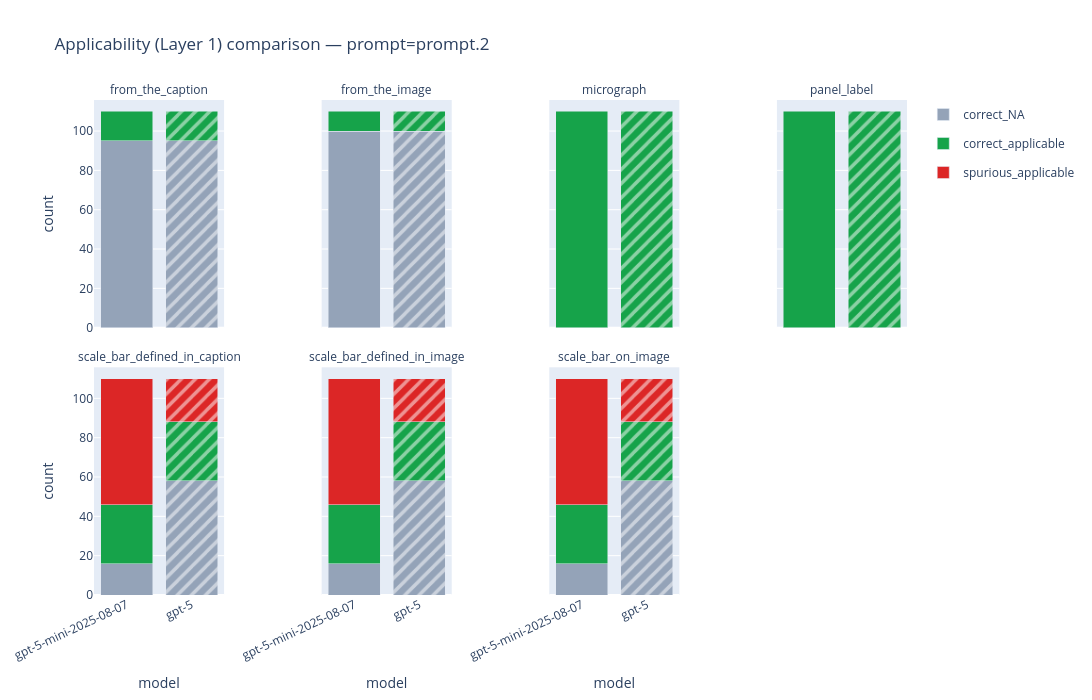

The notebook cell saved with this chart:
### Code cell
fig_layer1_model = plot_comparison_layer1(
    summaries,
    compare="model",
    prompt=PROMPT,
)
fig_layer1_model.update_layout(
    height=LAYER1_FIG_HEIGHT,
    width=LAYER1_FIG_WIDTH,
    autosize=True,
)
fig_layer1_model.show()

### Figure 1 — Plotly figure (JSON) as saved in the notebook; plotly's stock layout.template omitted (floating-point values rounded to 4 significant figures)
{"data": [{"customdata": [["from_the_caption", "gpt-5-mini-2025-08-07"], ["from_the_caption", "gpt-5"]], "hovertemplate": "field=%{customdata[0]}<br>model=%{customdata[1]}<br>correct_NA=%{y}<extra></extra>", "legendgroup": "correct_NA", "marker": {"color": "#94a3b8", "pattern": {"fgcolor": "#ffffff", "shape": ["", "/"], "solidity": 0.35}}, "name": "correct_NA", "showlegend": true, "type": "bar", "x": ["gpt-5-mini-2025-08-07", "gpt-5"], "xaxis": "x", "y": [95, 95], "yaxis": "y"}, {"customdata": [["from_the_caption", "gpt-5-mini-2025-08-07"], ["from_the_caption", "gpt-5"]], "hovertemplate": "field=%{customdata[0]}<br>model=%{customdata[1]}<br>correct_applicable=%{y}<extra></extra>", "legendgroup": "correct_applicable", "marker": {"color": "#16a34a", "pattern": {"fgcolor": "#ffffff", "shape": ["", "/"], "solidity": 0.35}}, "name": "correct_applicable", "showlegend": true, "type": "bar", "x": ["gpt-5-mini-2025-08-07", "gpt-5"], "xaxis": "x", "y": [15, 15], "yaxis": "y"}, {"customdata": [["from_the_image", "gpt-5-mini-2025-08-07"], ["from_the_image", "gpt-5"]], "hovertemplate": "field=%{customdata[0]}<br>model=%{customdata[1]}<br>correct_NA=%{y}<extra></extra>", "legendgroup": "correct_NA", "marker": {"color": "#94a3b8", "pattern": {"fgcolor": "#ffffff", "shape": ["", "/"], "solidity": 0.35}}, "name": "correct_NA", "showlegend": false, "type": "bar", "x": ["gpt-5-mini-2025-08-07", "gpt-5"], "xaxis": "x2", "y": [100, 100], "yaxis": "y2"}, {"customdata": [["from_the_image", "gpt-5-mini-2025-08-07"], ["from_the_image", "gpt-5"]], "hovertemplate": "field=%{customdata[0]}<br>model=%{customdata[1]}<br>correct_applicable=%{y}<extra></extra>", "legendgroup": "correct_applicable", "marker": {"color": "#16a34a", "pattern": {"fgcolor": "#ffffff", "shape": ["", "/"], "solidity": 0.35}}, "name": "correct_applicable", "showlegend": false, "type": "bar", "x": ["gpt-5-mini-2025-08-07", "gpt-5"], "xaxis": "x2", "y": [10, 10], "yaxis": "y2"}, {"customdata": [["micrograph", "gpt-5-mini-2025-08-07"], ["micrograph", "gpt-5"]], "hovertemplate": "field=%{customdata[0]}<br>model=%{customdata[1]}<br>correct_applicable=%{y}<extra></extra>", "legendgroup": "correct_applicable", "marker": {"color": "#16a34a", "pattern": {"fgcolor": "#ffffff", "shape": ["", "/"], "solidity": 0.35}}, "name": "correct_applicable", "showlegend": false, "type": "bar", "x": ["gpt-5-mini-2025-08-07", "gpt-5"], "xaxis": "x3", "y": [110, 110], "yaxis": "y3"}, {"customdata": [["panel_label", "gpt-5-mini-2025-08-07"], ["panel_label", "gpt-5"]], "hovertemplate": "field=%{customdata[0]}<br>model=%{customdata[1]}<br>correct_applicable=%{y}<extra></extra>", "legendgroup": "correct_applicable", "marker": {"color": "#16a34a", "pattern": {"fgcolor": "#ffffff", "shape": ["", "/"], "solidity": 0.35}}, "name": "correct_applicable", "showlegend": false, "type": "bar", "x": ["gpt-5-mini-2025-08-07", "gpt-5"], "xaxis": "x4", "y": [110, 110], "yaxis": "y4"}, {"customdata": [["scale_bar_defined_in_caption", "gpt-5-mini-2025-08-07"], ["scale_bar_defined_in_caption", "gpt-5"]], "hovertemplate": "field=%{customdata[0]}<br>model=%{customdata[1]}<br>correct_NA=%{y}<extra></extra>", "legendgroup": "correct_NA", "marker": {"color": "#94a3b8", "pattern": {"fgcolor": "#ffffff", "shape": ["", "/"], "solidity": 0.35}}, "name": "correct_NA", "showlegend": false, "type": "bar", "x": ["gpt-5-mini-2025-08-07", "gpt-5"], "xaxis": "x5", "y": [16, 58], "yaxis": "y5"}, {"customdata": [["scale_bar_defined_in_caption", "gpt-5-mini-2025-08-07"], ["scale_bar_defined_in_caption", "gpt-5"]], "hovertemplate": "field=%{customdata[0]}<br>model=%{customdata[1]}<br>correct_applicable=%{y}<extra></extra>", "legendgroup": "correct_applicable", "marker": {"color": "#16a34a", "pattern": {"fgcolor": "#ffffff", "shape": ["", "/"], "solidity": 0.35}}, "name": "correct_applicable", "showlegend": false, "type": "bar", "x": ["gpt-5-mini-2025-08-07", "gpt-5"], "xaxis": "x5", "y": [30, 30], "yaxis": "y5"}, {"customdata": [["scale_bar_defined_in_caption", "gpt-5-mini-2025-08-07"], ["scale_bar_defined_in_caption", "gpt-5"]], "hovertemplate": "field=%{customdata[0]}<br>model=%{customdata[1]}<br>spurious_applicable=%{y}<extra></extra>", "legendgroup": "spurious_applicable", "marker": {"color": "#dc2626", "pattern": {"fgcolor": "#ffffff", "shape": ["", "/"], "solidity": 0.35}}, "name": "spurious_applicable", "showlegend": true, "type": "bar", "x": ["gpt-5-mini-2025-08-07", "gpt-5"], "xaxis": "x5", "y": [64, 22], "yaxis": "y5"}, {"customdata": [["scale_bar_defined_in_image", "gpt-5-mini-2025-08-07"], ["scale_bar_defined_in_image", "gpt-5"]], "hovertemplate": "field=%{customdata[0]}<br>model=%{customdata[1]}<br>correct_NA=%{y}<extra></extra>", "legendgroup": "correct_NA", "marker": {"color": "#94a3b8", "pattern": {"fgcolor": "#ffffff", "shape": ["", "/"], "solidity": 0.35}}, "name": "correct_NA", "showlegend": false, "type": "bar", "x": ["gpt-5-mini-2025-08-07", "gpt-5"], "xaxis": "x6", "y": [16, 58], "yaxis": "y6"}, {"customdata": [["scale_bar_defined_in_image", "gpt-5-mini-2025-08-07"], ["scale_bar_defined_in_image", "gpt-5"]], "hovertemplate": "field=%{customdata[0]}<br>model=%{customdata[1]}<br>correct_applicable=%{y}<extra></extra>", "legendgroup": "correct_applicable", "marker": {"color": "#16a34a", "pattern": {"fgcolor": "#ffffff", "shape": ["", "/"], "solidity": 0.35}}, "name": "correct_applicable", "showlegend": false, "type": "bar", "x": ["gpt-5-mini-2025-08-07", "gpt-5"], "xaxis": "x6", "y": [30, 30], "yaxis": "y6"}, {"customdata": [["scale_bar_defined_in_image", "gpt-5-mini-2025-08-07"], ["scale_bar_defined_in_image", "gpt-5"]], "hovertemplate": "field=%{customdata[0]}<br>model=%{customdata[1]}<br>spurious_applicable=%{y}<extra></extra>", "legendgroup": "spurious_applicable", "marker": {"color": "#dc2626", "pattern": {"fgcolor": "#ffffff", "shape": ["", "/"], "solidity": 0.35}}, "name": "spurious_applicable", "showlegend": false, "type": "bar", "x": ["gpt-5-mini-2025-08-07", "gpt-5"], "xaxis": "x6", "y": [64, 22], "yaxis": "y6"}, {"customdata": [["scale_bar_on_image", "gpt-5-mini-2025-08-07"], ["scale_bar_on_image", "gpt-5"]], "hovertemplate": "field=%{customdata[0]}<br>model=%{customdata[1]}<br>correct_NA=%{y}<extra></extra>", "legendgroup": "correct_NA", "marker": {"color": "#94a3b8", "pattern": {"fgcolor": "#ffffff", "shape": ["", "/"], "solidity": 0.35}}, "name": "correct_NA", "showlegend": false, "type": "bar", "x": ["gpt-5-mini-2025-08-07", "gpt-5"], "xaxis": "x7", "y": [16, 58], "yaxis": "y7"}, {"customdata": [["scale_bar_on_image", "gpt-5-mini-2025-08-07"], ["scale_bar_on_image", "gpt-5"]], "hovertemplate": "field=%{customdata[0]}<br>model=%{customdata[1]}<br>correct_applicable=%{y}<extra></extra>", "legendgroup": "correct_applicable", "marker": {"color": "#16a34a", "pattern": {"fgcolor": "#ffffff", "shape": ["", "/"], "solidity": 0.35}}, "name": "correct_applicable", "showlegend": false, "type": "bar", "x": ["gpt-5-mini-2025-08-07", "gpt-5"], "xaxis": "x7", "y": [30, 30], "yaxis": "y7"}, {"customdata": [["scale_bar_on_image", "gpt-5-mini-2025-08-07"], ["scale_bar_on_image", "gpt-5"]], "hovertemplate": "field=%{customdata[0]}<br>model=%{customdata[1]}<br>spurious_applicable=%{y}<extra></extra>", "legendgroup": "spurious_applicable", "marker": {"color": "#dc2626", "pattern": {"fgcolor": "#ffffff", "shape": ["", "/"], "solidity": 0.35}}, "name": "spurious_applicable", "showlegend": false, "type": "bar", "x": ["gpt-5-mini-2025-08-07", "gpt-5"], "xaxis": "x7", "y": [64, 22], "yaxis": "y7"}], "layout": {"annotations": [{"align": "center", "font": {"size": 12}, "showarrow": false, "text": "from_the_caption", "x": 0.08, "xanchor": "center", "xref": "paper", "y": 1, "yanchor": "bottom", "yref": "paper"}, {"align": "center", "font": {"size": 12}, "showarrow": false, "text": "from_the_image", "x": 0.36, "xanchor": "center", "xref": "paper", "y": 1, "yanchor": "bottom", "yref": "paper"}, {"align": "center", "font": {"size": 12}, "showarrow": false, "text": "micrograph", "x": 0.64, "xanchor": "center", "xref": "paper", "y": 1, "yanchor": "bottom", "yref": "paper"}, {"align": "center", "font": {"size": 12}, "showarrow": false, "text": "panel_label", "x": 0.92, "xanchor": "center", "xref": "paper", "y": 1, "yanchor": "bottom", "yref": "paper"}, {"align": "center", "font": {"size": 12}, "showarrow": false, "text": "scale_bar_defined_in_caption", "x": 0.08, "xanchor": "center", "xref": "paper", "y": 0.46, "yanchor": "bottom", "yref": "paper"}, {"align": "center", "font": {"size": 12}, "showarrow": false, "text": "scale_bar_defined_in_image", "x": 0.36, "xanchor": "center", "xref": "paper", "y": 0.46, "yanchor": "bottom", "yref": "paper"}, {"align": "center", "font": {"size": 12}, "showarrow": false, "text": "scale_bar_on_image", "x": 0.64, "xanchor": "center", "xref": "paper", "y": 0.46, "yanchor": "bottom", "yref": "paper"}], "autosize": true, "barmode": "stack", "height": 700, "title": {"text": "Applicability (Layer 1) comparison — prompt=prompt.2"}, "width": 1200, "xaxis": {"anchor": "y", "domain": [0, 0.16], "matches": "x5", "showticklabels": false}, "xaxis2": {"anchor": "y2", "domain": [0.28, 0.44], "matches": "x6", "showticklabels": false}, "xaxis3": {"anchor": "y3", "domain": [0.56, 0.72], "matches": "x7", "showticklabels": false}, "xaxis4": {"anchor": "y4", "domain": [0.84, 1], "matches": "x8", "showticklabels": false}, "xaxis5": {"anchor": "y5", "domain": [0, 0.16], "tickangle": -25, "title": {"text": "model"}}, "xaxis6": {"anchor": "y6", "domain": [0.28, 0.44], "tickangle": -25, "title": {"text": "model"}}, "xaxis7": {"anchor": "y7", "domain": [0.56, 0.72], "tickangle": -25, "title": {"text": "model"}}, "xaxis8": {"anchor": "y8", "domain": [0.84, 1], "tickangle": -25, "title": {"text": "model"}}, "yaxis": {"anchor": "x", "domain": [0.54, 1], "rangemode": "tozero", "title": {"text": "count"}}, "yaxis2": {"anchor": "x2", "domain": [0.54, 1], "matches": "y", "showticklabels": false}, "yaxis3": {"anchor": "x3", "domain": [0.54, 1], "matches": "y", "showticklabels": false}, "yaxis4": {"anchor": "x4", "domain": [0.54, 1], "matches": "y", "showticklabels": false}, "yaxis5": {"anchor": "x5", "domain": [0, 0.46], "rangemode": "tozero", "title": {"text": "count"}}, "yaxis6": {"anchor": "x6", "domain": [0, 0.46], "matches": "y5", "showticklabels": false}, "yaxis7": {"anchor": "x7", "domain": [0, 0.46], "matches": "y5", "showticklabels": false}, "yaxis8": {"anchor": "x8", "domain": [0, 0.46], "matches": "y5", "showticklabels": false}}}
